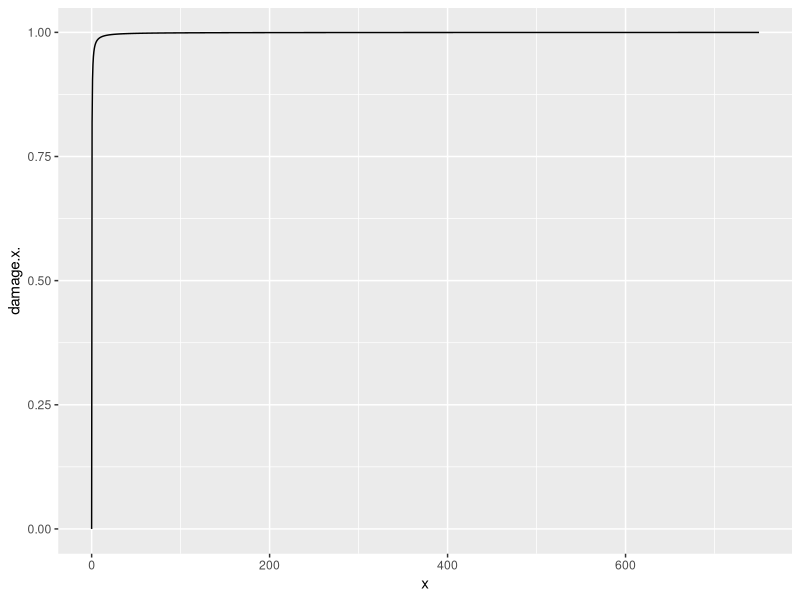
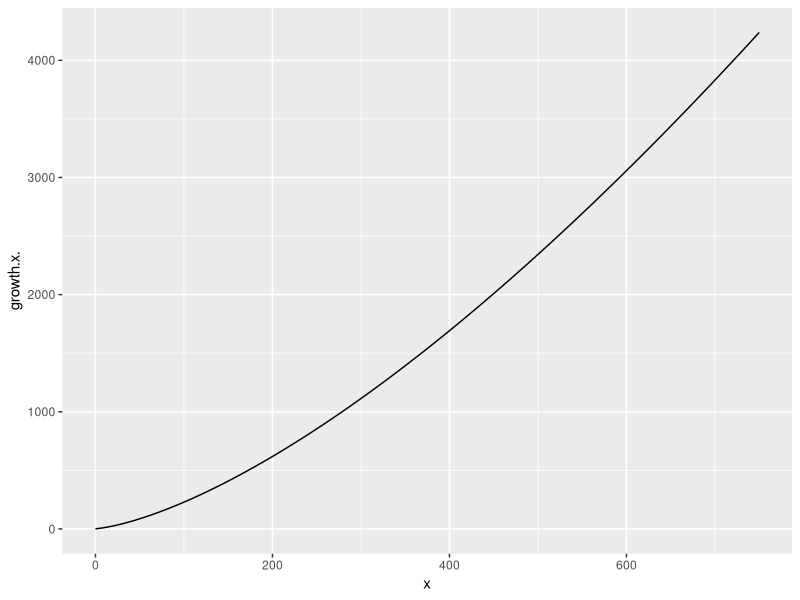
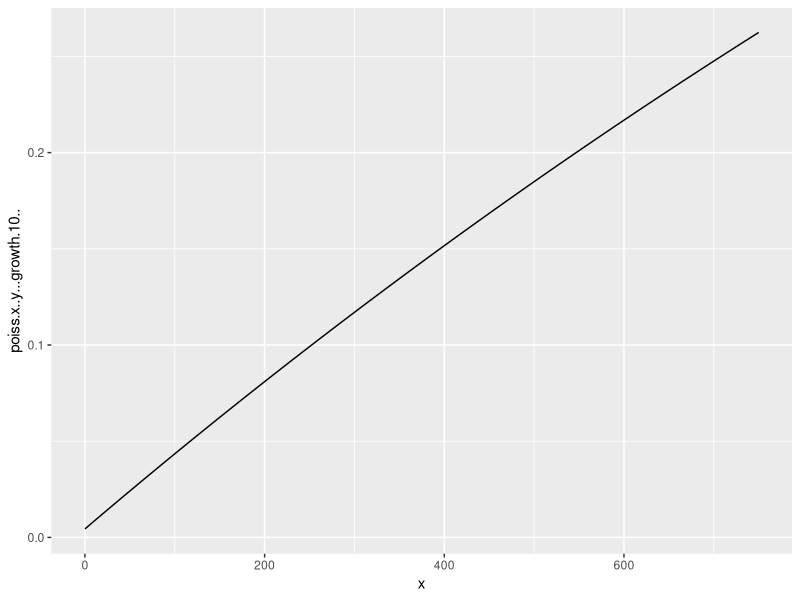
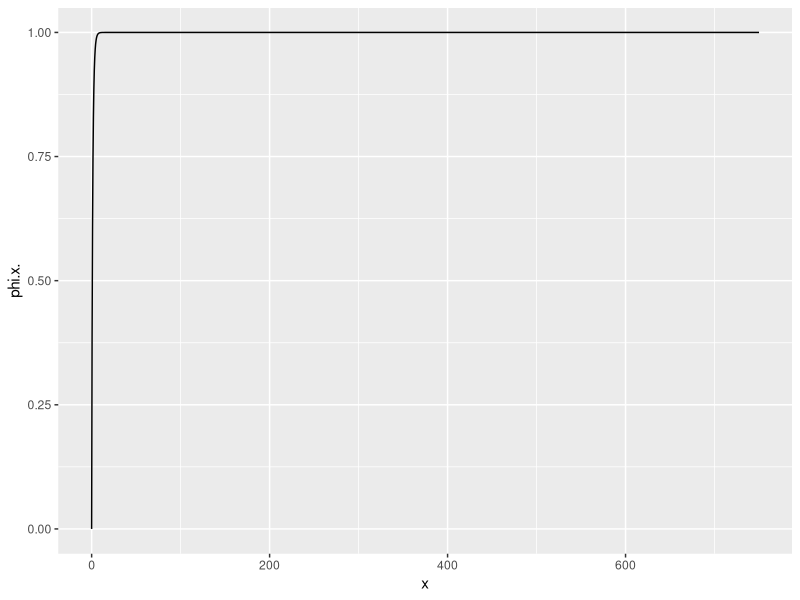
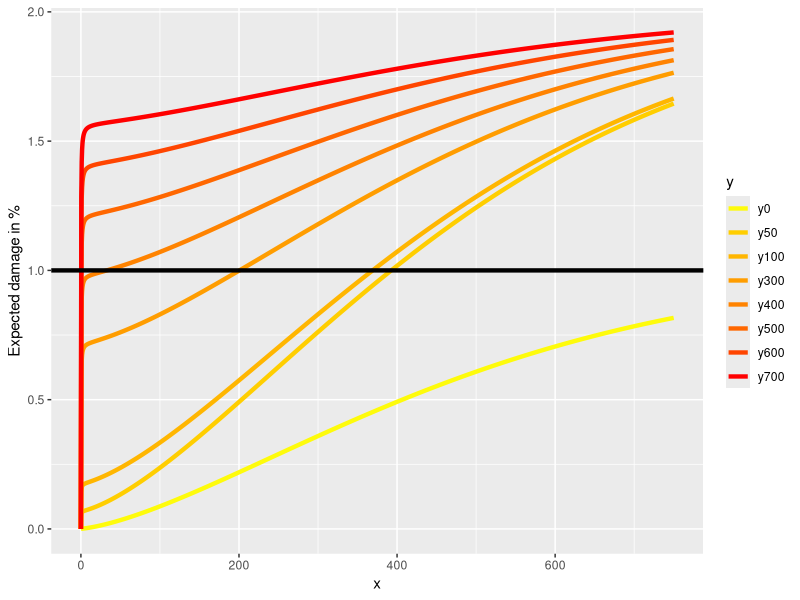
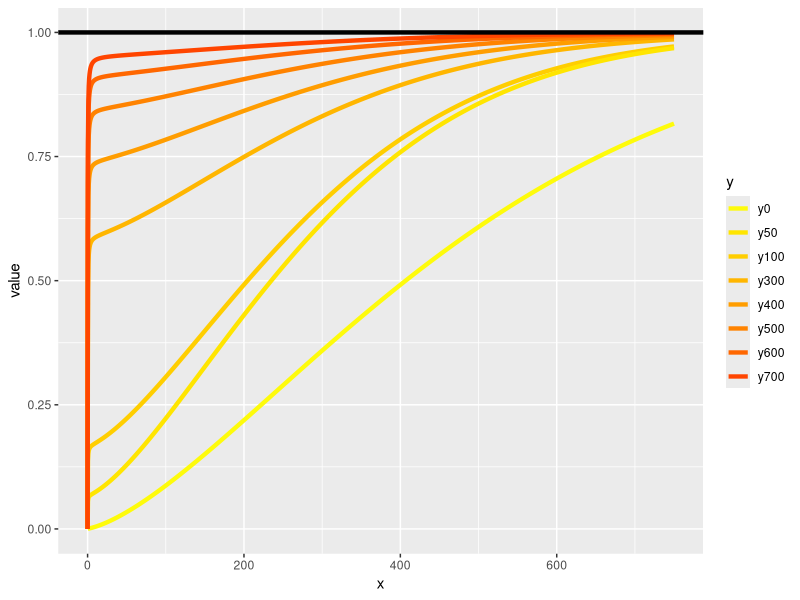
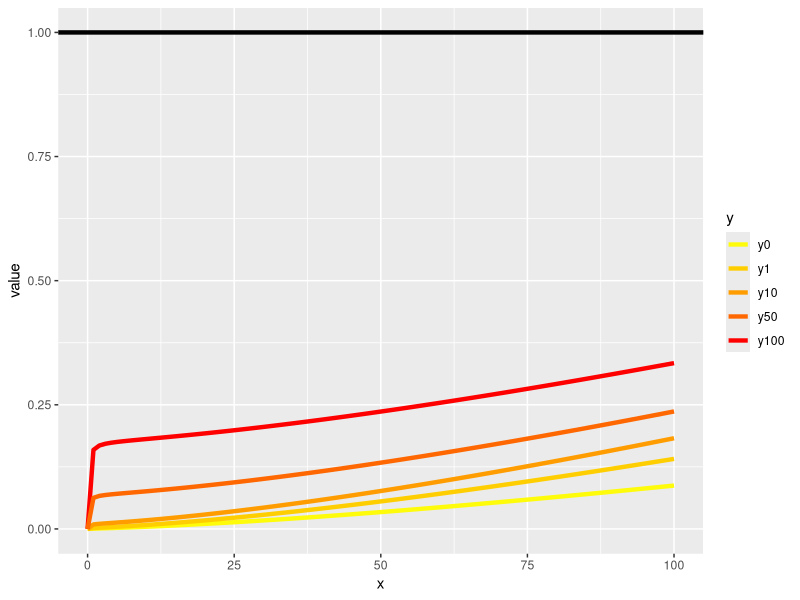
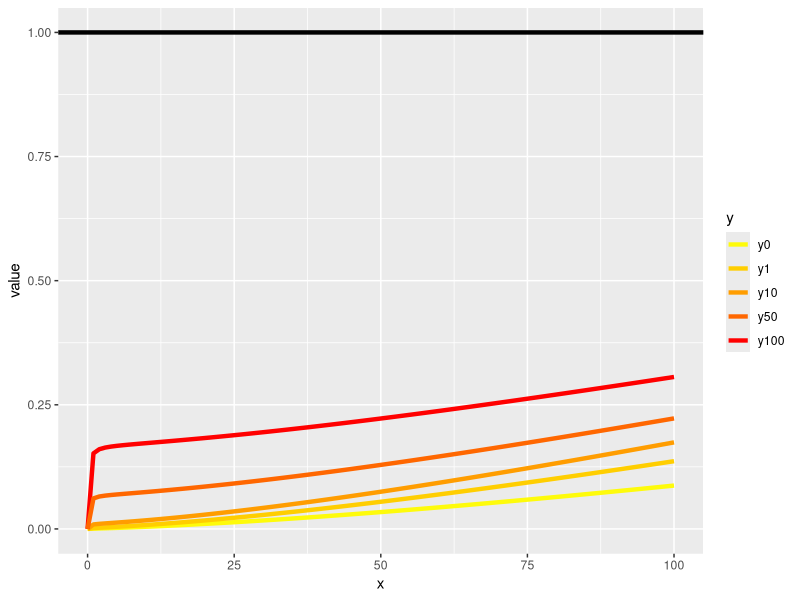

Write R code to recreate these figures, in order.
######## Replication of definitions and hypothesis in Al Abri, Goran, 2019 ####
lapply(c("dplyr",'tidyr',  "magrittr", "ggplot2"), require, character.only=T)

# A. Define functions as in Table 1 ####

damage = function(x){
  return(exp(-1*(0.1/x)))
}
growth = function(x){
  return(0.25*((5+x)*x^0.47))
}
poiss = function(x,y){
  return(1 - exp(-(0.02*(x+y)/50)))
}
lambda = function(x,y){
  return(exp(-(0.02*(x+y)/50)))
}

phi = function(x){
  return(1-exp(-0.93*x^0.93))
}

# B. Define x and y, and color gradient####

x = seq(0,750, by=0.5)
y = seq(0,750, by=0.5)
palette_col = c('#fefb0b','#ffe500','#ffce00','#ffb600','#ff9d00','#ff8300','#ff6700',
                '#ff4500','#ff0000')

# C. Plot each function #####

illu1 = data.frame(x,damage(x),growth(x),poiss(x,y=growth(10)),phi(x))

illu1 %>% ggplot(aes(x=x,y=damage.x.))+geom_line()
illu1 %>% ggplot(aes(x=x, y=growth.x.))+geom_line()
illu1 %>% ggplot(aes(x=x, y=poiss.x..y...growth.10..))+geom_line()
illu1 %>% ggplot(aes(x=x, y=phi.x.))+geom_line()

# D. Evaluation of the formulation from the paper ####
try = matrix(nrow=length(x),ncol=length(y))
for(i in 1:length(x)){
  try[i,]  =  damage(x[i])*poiss(growth(x[i]),y=growth(y))*(1+phi(y))
}
try           = as.data.frame(try)
colnames(try) = c(paste0("y",y))
try           = cbind(try,x)
try2          = pivot_longer(try,starts_with('y'),names_to="y",values_to="value")

try2 %>% 
  subset(y %in% c('y0','y50','y100','y300','y400', 'y500','y600','y700')) %>% 
  ggplot(aes(x=x,y=value, color=y))+
  geom_line(size=1.5)+
  geom_hline(yintercept = 1, size=1.5)+
  scale_color_manual(values=palette_col, 
                     breaks=c('y0','y1','y50','y100','y300','y400', 'y500','y600','y700'))+ylab("Expected damage in %")
# E. Illustration with redefined function #####

rm(i)
try = matrix(nrow=length(x),ncol=length(y))

for(i in 1:length(x)){
  try[i,] = damage(x[i])*(1+ lambda(x=growth(x[i]),y=growth(y))*(poiss(growth(x[i]),growth(y))*phi(y) -1))
}
try3           = as.data.frame(try)
colnames(try3) = c(paste0("y",y))
try3           = cbind(try3,x)
try4           = pivot_longer(try3,starts_with('y'),names_to="y",values_to="value")

try4 %>% 
  subset(y %in% c('y0','y50','y100','y300','y400', 'y500','y600','y700')) %>% 
  ggplot(aes(x=x,y=value, color=y))+
  geom_line(size=1.5)+
  geom_hline(yintercept = 1, size=1.5)+
  scale_color_manual(values=palette_col, 
                     breaks=c('y0','y50','y100','y300','y400', 'y500','y600','y700'))
# F. Evaluation of the impact of forest being bounded by fmax=100
fmax=100

x = seq(0,fmax, by=1)
y = seq(0,fmax, by=1)

# Small if loop to use the proper color palette
if(fmax<=100){
  palette_col2 = c("#fefb0b","#ffce00","#ff9d00",
                            "#ff6700","#ff0000")
}else{
  palette_col2 = palette_col
}

try = matrix(nrow=length(x),ncol=length(y))

for(i in 1:length(x)){
  try[i,]  =  damage(x[i])*poiss(growth(x[i]),y=growth(y))*(1+phi(y))
}
try           = as.data.frame(try)
colnames(try) = c(paste0("y",y))
try           = cbind(try,x)
try_keep      = try[,c('x','y0','y1','y10','y50','y100')]
try2          = pivot_longer(try,starts_with('y'),names_to="y",values_to="value")

try2 %>%
  subset(y %in% c('y0',"y1",'y10','y50','y100')) %>% 
  ggplot(aes(x=x,y=value, color=y))+
  geom_line(size=1.5)+
  geom_hline(yintercept = 1, size=1.5)+
  scale_color_manual(values=palette_col2, 
                     breaks=c('y0',"y1","y10",'y50','y100','y300','y400', 'y500','y600','y700'))
# With new function 
rm(i)
try = matrix(nrow=length(x),ncol=length(y))

for(i in 1:length(x)){
  try[i,] = damage(x[i])*poiss(growth(x[i]),y=growth(y))*(1+lambda(growth(x[i]),growth(y))*phi(y))
}
try3           = as.data.frame(try)
colnames(try3) = c(paste0("y",y))
try3           = cbind(try3,x)
try3_keep      = try3[,c('x','y0',"y1",'y10','y50','y100')]
try4           = pivot_longer(try3,starts_with('y'),names_to="y",values_to="value")

try4 %>% 
  subset(y %in% c('y0',"y1",'y10','y50','y100')) %>% 
  ggplot(aes(x=x,y=value, color=y))+
  geom_line(size=1.5)+
  geom_hline(yintercept = 1, size=1.5)+
  scale_color_manual(values=palette_col2, 
                     breaks=c('y0','y1',"y10",'y50','y100','y300','y400', 'y500','y600','y700'))
# Representation: 

try_keep2 = try_keep %>% 
  pivot_longer(starts_with('y'), names_to='y', values_to = "value") %>% 
  cbind(.,"old")
colnames(try_keep2) = c("x","y","value","formulation")

try_keep4 = try3_keep %>% 
  pivot_longer(starts_with("y"), names_to = "y", values_to="value") %>% 
  cbind(.,"new")
colnames(try_keep4) = colnames(try_keep2)

try_keep_final = rbind(try_keep2, try_keep4)
try_keep_final$formulation = as.factor(try_keep_final$formulation)
try_keep_final %>% 
  ggplot(aes(x=x, y=value, color=y, shape=formulation))+
  geom_point(size=1.5)+
  geom_hline(yintercept = 1)+
  scale_shape_manual(values=c(1,8))+
  scale_color_manual(values=palette_col2, breaks=c('y0',"y1",'y10','y50','y100'))+
  theme_minimal()

try_keep_final %>% 
  ggplot(aes(x=x, y=value, color=y, shape=formulation))+
  geom_point(size=1.5)+
  scale_shape_manual(values=c(1,8))+
  scale_color_manual(values=palette_col2, breaks=c('y0',"y1",'y10','y50','y100'))+
  theme_minimal()
# Compute the difference in probability for that range

max_diff = try_keep_final %>% subset(x==fmax&y=="y100")
max_diff = (max_diff[1,3]-max_diff[2,3])/max_diff[2,3]
print(paste0("The maximum overestimation results in a ",100*round(max_diff,2),"% overestimation of expected damage"))

med_diff = try_keep_final %>% subset(x==fmax&y=="y50")
med_diff = (med_diff[1,3]-med_diff[2,3])/med_diff[2,3]
print(paste0("The median overestimation results in a ",100*round(med_diff,2),"% overestimation of expected damage"))

min_diff = try_keep_final %>% subset(x==fmax&y=="y0")
min_diff = (min_diff[1,3]-min_diff[2,3])/min_diff[2,3]
print(paste0("The minimum overestimation results in a ",100*round(min_diff,2),"% overestimation of expected damage"))

min1_diff = try_keep_final %>% subset(x==fmax&y=="y1")
min1_diff = (min1_diff[1,3]-min1_diff[2,3])/min1_diff[2,3]
print(paste0("The minimum overestimation results in a ",100*round(min1_diff,2),"% overestimation of expected damage"))

# Compute differences systematically, 
try5 = data.frame(x=try2$x,y=try2$y) %>% mutate(diff_abs=try2$value-try4$value,
                                            diff_rel=(try2$value-try4$value)/try4$value*100)
try5[which(try5$diff_rel=="NaN"),4]=0

try5 %>%   
  subset(y %in% c('y0','y50','y100','y300','y400', 'y500','y600','y700')) %>% 
  ggplot(aes(x=x, y=diff_rel, color=y))+
  geom_point(size=1.5)+
  scale_color_manual(values=palette_col, 
                     breaks=c('y0','y1','y50','y100','y300','y400', 'y500','y600','y700'))+
  ylab("Overestimation in % of corrected probability")
